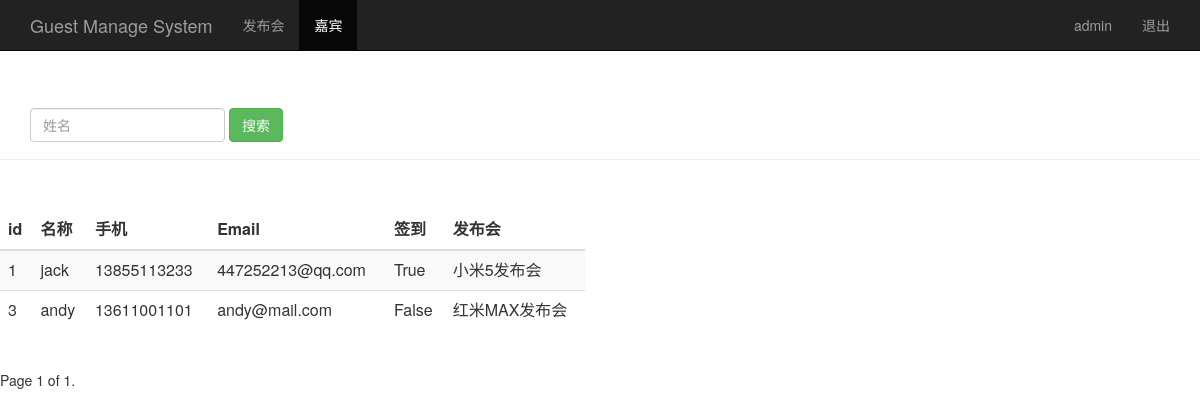
The page /guest_manage/ (signed in) on the database its author committed.
### sign/models.py (models this page shows, shortened)
class Guest(models.Model):
	event = models.ForeignKey(Event)                    # 关联发布会id
	realname = models.CharField(max_length=64)          # 姓名
	phone = models.CharField(max_length=16)             # 手机号
	email = models.EmailField()                         # 嘉宾邮箱
	sign = models.BooleanField()                        # 签到状态
	create_time = models.DateTimeField(auto_now=True)   # 创建时间(自动获取当前时间)
	class Meta:
   		unique_together = ('event', 'phone')

class Event(models.Model):
	name = models.CharField(max_length=100)             # 发布会标题
	limit = models.IntegerField()                       # 参加人数
	status = models.BooleanField()                      # 状态
	address = models.CharField(max_length=200)          # 地址
	start_time = models.DateTimeField('events time')    # 发布会时间
	create_time = models.DateTimeField(auto_now=True)   # 创建时间（自动获取当前时间）
	def __str__(self):
		return self.name

### sign/views.py (the view)
# urls.py: url(r'^guest_manage/$', views.guest_manage),
@login_required
def guest_manage(request):
    guest_list = Guest.objects.all()
    username = request.session.get('user', '')  # 读取浏览器session
    paginator = Paginator(guest_list, 4)
    page = request.GET.get('page')
    try:
    	contacts = paginator.page(page)
    except PageNotAnInteger:
    	contacts = paginator.page(1)
    except EmptyPage:
    	contacts = paginator.page(paginator.num_pages)
    return render(request, 'guest_manage.html', {"user": username, "guests": contacts})

### sign/templates/guest_manage.html (shortened to what this page needs)
<html lang="zh-CN">
<head>
	{% load bootstrap3 %}
	{% bootstrap_css %}
</head>
<body>
	<nav class="navbar navbar-inverse navbar-fixed-top">
		<div class="container">
			<div class="navbar-header">
				<a class="navbar-brand" href="/event_manage/">Guest Manage System</a>
			</div>
			<div id="navbar" class="collapse navbar-collapse">
				<ul class="nav navbar-nav">
					<li><a href="/event_manage/">发布会</a></li>
					<li class="active"><a href="#">嘉宾</a></li>
				</ul>
				<ul class="nav navbar-nav navbar-right">
					<li><a href="#">{{user}}</a></li>
					<li><a href="/logout/">退出</a></li>
				</ul>
			</div>
		</div>
	</nav>
    <div class="page-header" style="padding-top: 60px;">
    	<div id="navbar" class="navbar-collapse collapse">
    		<form class="navbar-form" method="get" action="/search_realname/">
    			<div class="form-group">
    				<input type="text" name="realname" placeholder="姓名" class="form-control">
    			</div>
    			<button type="submit" class="btn btn-success">搜索</button>
    		</form>
    	</div>
    </div>
	<div class="row" style="padding-top: 30px;">
		<div class="col-md-6">
			<table class="table table-striped">
				<thead>
					<tr>
						<th>id</th>
						<th>名称</th>
						<th>手机</th>
						<th>Email</th>
						<th>签到</th>
						<th>发布会</th>
					</tr>
				</thead>
				<tbody>
					{% for guest in guests %}
					<tr>
						<td>{{ guest.id }}</td>
						<td>{{ guest.realname }}</td>
						<td>{{ guest.phone }}</td>
						<td>{{ guest.email }}</td>
						<td>{{ guest.sign }}</td>
						<td>{{ guest.event }}</td>
					</tr>
					{% endfor %}
				</tbody>
			</table>
		</div>
	</div>
	<div class="pagination">
		<span class="step-links">
				<span class="current">
					Page {{ guests.number }} of {{ guests.paginator.num_pages }}.
				</span>
		</span>
	</div>
</body>
</html>

### rows shown on the page
Guest: id "1", realname "jack", phone "13855113233", email "447252213@qq.com", sign "True", event "小米5发布会"
Guest: id "3", realname "andy", phone "13611001101", email "andy@mail.com", sign "False", event "红米MAX发布会"

### other values the page prints
{{ user }} "admin"
{{ guests.number }} "1"
{{ guests.paginator.num_pages }} "1"
